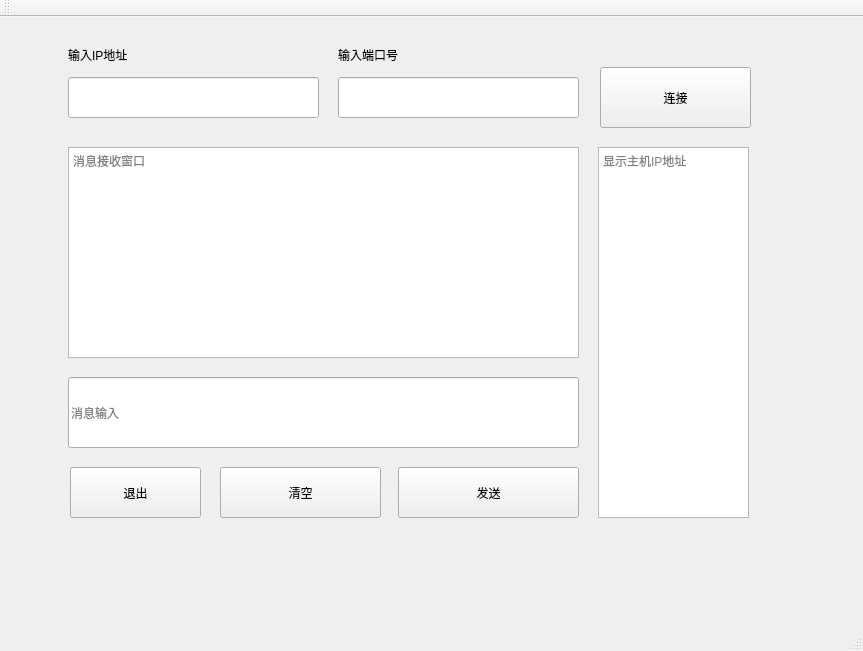
<?xml version="1.0" encoding="UTF-8"?>
<ui version="4.0">
 <class>MainWindow</class>
 <widget class="QMainWindow" name="MainWindow">
  <property name="geometry">
   <rect>
    <x>0</x>
    <y>0</y>
    <width>863</width>
    <height>651</height>
   </rect>
  </property>
  <property name="windowTitle">
   <string>MainWindow</string>
  </property>
  <widget class="QWidget" name="centralWidget">
   <widget class="QLineEdit" name="IP_lineEdit">
    <property name="geometry">
     <rect>
      <x>68</x>
      <y>60</y>
      <width>251</width>
      <height>41</height>
     </rect>
    </property>
   </widget>
   <widget class="QTextBrowser" name="IP_textBrowser">
    <property name="geometry">
     <rect>
      <x>598</x>
      <y>130</y>
      <width>151</width>
      <height>371</height>
     </rect>
    </property>
    <property name="placeholderText">
     <string>显示主机IP地址</string>
    </property>
   </widget>
   <widget class="QPushButton" name="clear_Btn">
    <property name="geometry">
     <rect>
      <x>220</x>
      <y>450</y>
      <width>161</width>
      <height>51</height>
     </rect>
    </property>
    <property name="text">
     <string>清空</string>
    </property>
   </widget>
   <widget class="QPushButton" name="send_Btn">
    <property name="geometry">
     <rect>
      <x>398</x>
      <y>450</y>
      <width>181</width>
      <height>51</height>
     </rect>
    </property>
    <property name="text">
     <string>发送</string>
    </property>
   </widget>
   <widget class="QLineEdit" name="message_input">
    <property name="geometry">
     <rect>
      <x>68</x>
      <y>360</y>
      <width>511</width>
      <height>71</height>
     </rect>
    </property>
    <property name="text">
     <string/>
    </property>
    <property name="placeholderText">
     <string>消息输入</string>
    </property>
   </widget>
   <widget class="QLineEdit" name="port_lineEdit">
    <property name="geometry">
     <rect>
      <x>338</x>
      <y>60</y>
      <width>241</width>
      <height>41</height>
     </rect>
    </property>
   </widget>
   <widget class="QTextBrowser" name="message_message_output">
    <property name="geometry">
     <rect>
      <x>68</x>
      <y>130</y>
      <width>511</width>
      <height>211</height>
     </rect>
    </property>
    <property name="placeholderText">
     <string>消息接收窗口</string>
    </property>
   </widget>
   <widget class="QLabel" name="port_label">
    <property name="geometry">
     <rect>
      <x>338</x>
      <y>30</y>
      <width>72</width>
      <height>15</height>
     </rect>
    </property>
    <property name="text">
     <string>输入端口号</string>
    </property>
   </widget>
   <widget class="QLabel" name="IP_label">
    <property name="geometry">
     <rect>
      <x>68</x>
      <y>30</y>
      <width>72</width>
      <height>15</height>
     </rect>
    </property>
    <property name="text">
     <string>输入IP地址</string>
    </property>
   </widget>
   <widget class="QPushButton" name="connect_Btn">
    <property name="geometry">
     <rect>
      <x>600</x>
      <y>50</y>
      <width>151</width>
      <height>61</height>
     </rect>
    </property>
    <property name="text">
     <string>连接</string>
    </property>
   </widget>
   <widget class="QPushButton" name="pushButton">
    <property name="geometry">
     <rect>
      <x>70</x>
      <y>450</y>
      <width>131</width>
      <height>51</height>
     </rect>
    </property>
    <property name="text">
     <string>退出</string>
    </property>
   </widget>
  </widget>
  <widget class="QMenuBar" name="menuBar">
   <property name="geometry">
    <rect>
     <x>0</x>
     <y>0</y>
     <width>863</width>
     <height>26</height>
    </rect>
   </property>
  </widget>
  <widget class="QToolBar" name="mainToolBar">
   <attribute name="toolBarArea">
    <enum>TopToolBarArea</enum>
   </attribute>
   <attribute name="toolBarBreak">
    <bool>false</bool>
   </attribute>
  </widget>
  <widget class="QStatusBar" name="statusBar"/>
 </widget>
 <layoutdefault spacing="6" margin="11"/>
 <resources/>
 <connections/>
</ui>
